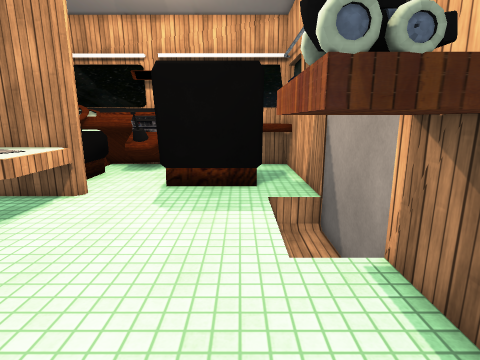
View 1 (above)

13 first-person views from a walk through a 3-D level made in the Unity game engine. The camera is 1.5 m above the floor, tilts 12° down and sees 80° across. The floor is counted in squares, 0.5 m on a side. Each view is taken from the middle of a square. On the plan, view 1 faces up. The plan holds only what a view shows up to about 20 squares ahead; the rest is blank. The place goes on beyond the plan. The player character is not drawn. Door leaves are left out, so doorways stand open. Some surface patterns are stand-ins.

View 2
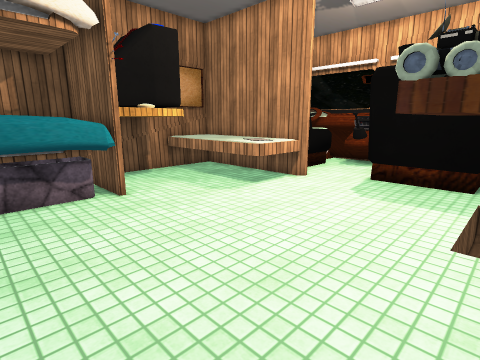

View 3
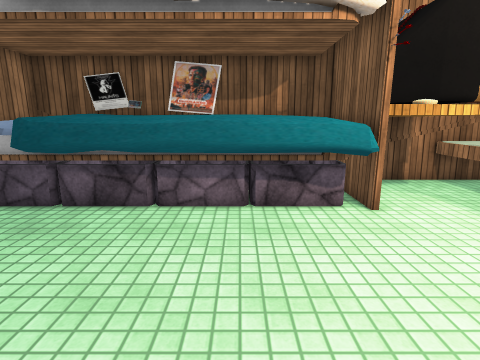

View 4
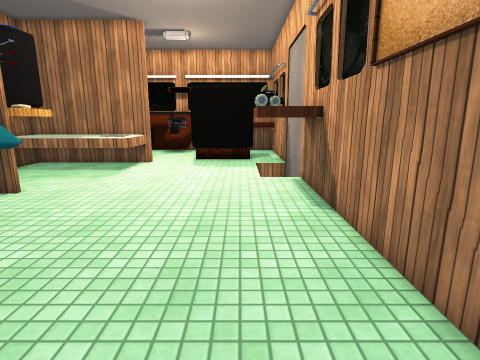

View 5
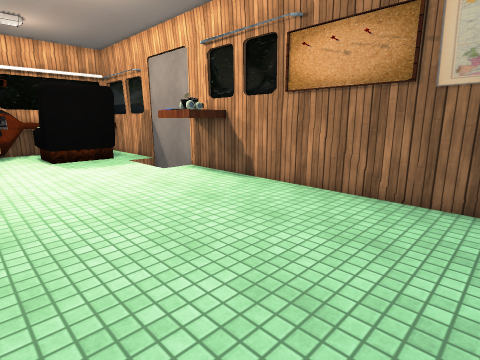

View 6
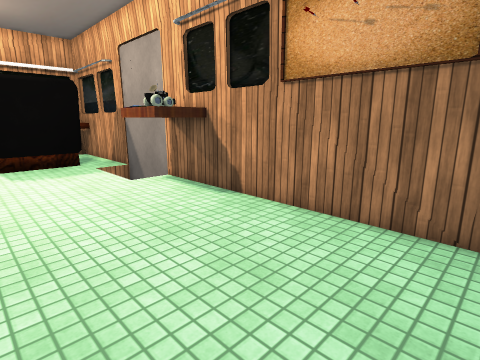

View 7
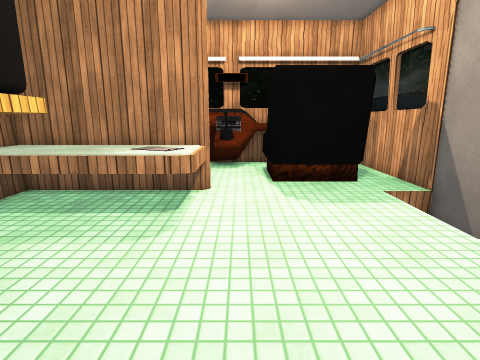

View 8
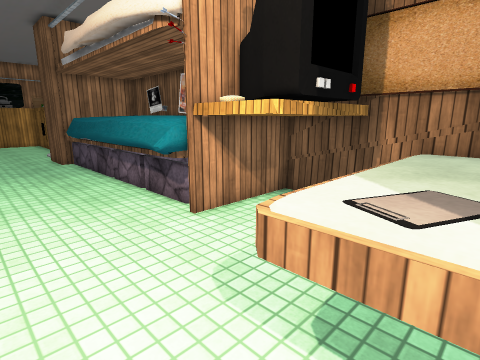

View 9
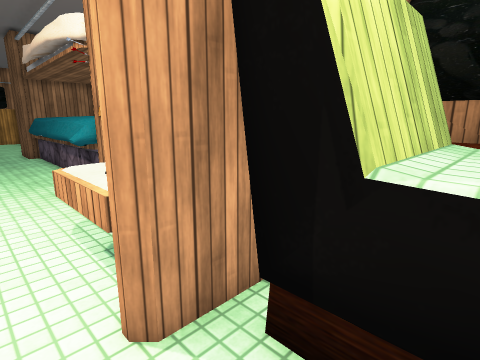

View 10
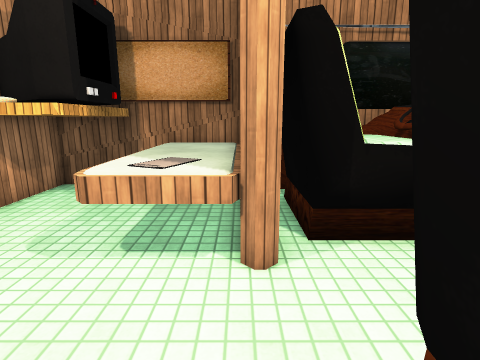

View 11
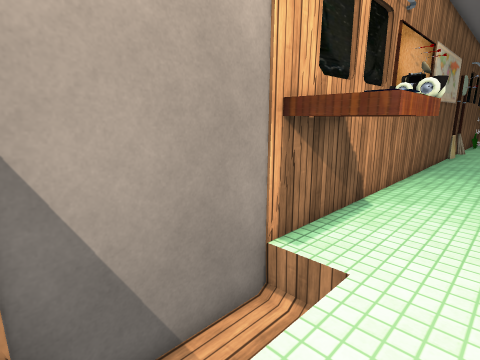

View 12
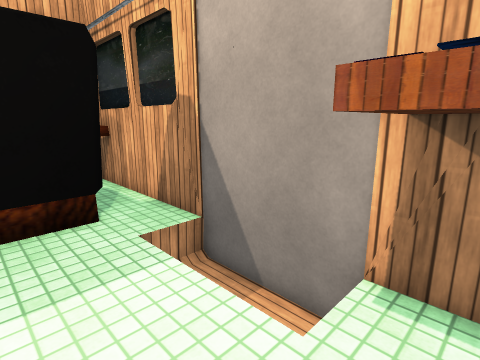

View 13
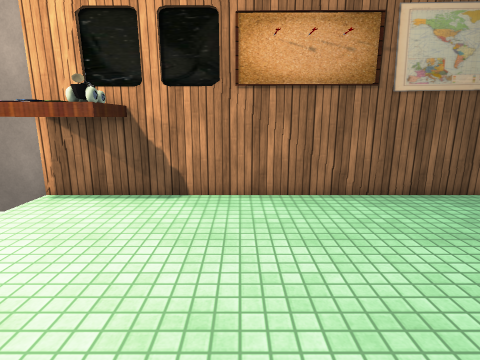

### Floor plan
Key: @ floor where view 1 was taken; # wall or solid block; . floor; = window, fence, low wall or low ledge; ^ raised ledge; v drop or lower ground; T thing the floor can be seen under or through; O other object.
Columns run from 14 left of view 1 to 4 right of it. Each row starts with its distance up from view 1.
 16 ^^ ^#^^===#    ^ #
 15     ^^^ ..=    ^.#
 14 ^^#^^^# ..#^   ^.#
 13 ^^#####...######.#
 12   ######...#    .#
 11 ########........v##
 10 ^^^^^^^^.......vvv#
  9 ^^^^^^^^.......vvv
  8 #^^^^^^^.......vvv
  7 #..............vvv#
  6 #TTTT..........vv##
  5      T.........O##
  4      T.........O##
  3 ####TT.........O##
  2 #^^^^TT........###
  1 ^   ^^T..........#
  0 ^   ^^........@..#
 -1 ^   ^^...........#
 -2 ^ ^^^^...........#
 -3 ^   ^^...........#
 -4 #  ^^^...........#
 -5 #^^^^^...........#
 -6 ^^  ^^...........#
 -7 ^ ^ ^^...........#
 -8 #^^^^^...........#
 -9 #   ^#...........#
-10 ^   ^=... .......#

Where each view was taken, in squares from view 1:
view 1: 0 up, 0 right, facing up
view 2: 2 down, 2 right, facing up-left
view 3: 2 down, 0 right, facing left
view 4: 9 down, 0 right, facing up
view 5: 10 down, 8 left, facing up-right
view 6: 8 down, 5 left, facing up-right
view 7: 1 down, 5 left, facing up
view 8: 10 up, 4 left, facing down-left
view 9: 15 up, 5 left, facing down-left
view 10: 11 up, 1 left, facing left
view 11: 11 up, 1 left, facing down-right
view 12: 4 up, 2 left, facing up-right
view 13: 2 down, 8 left, facing right
